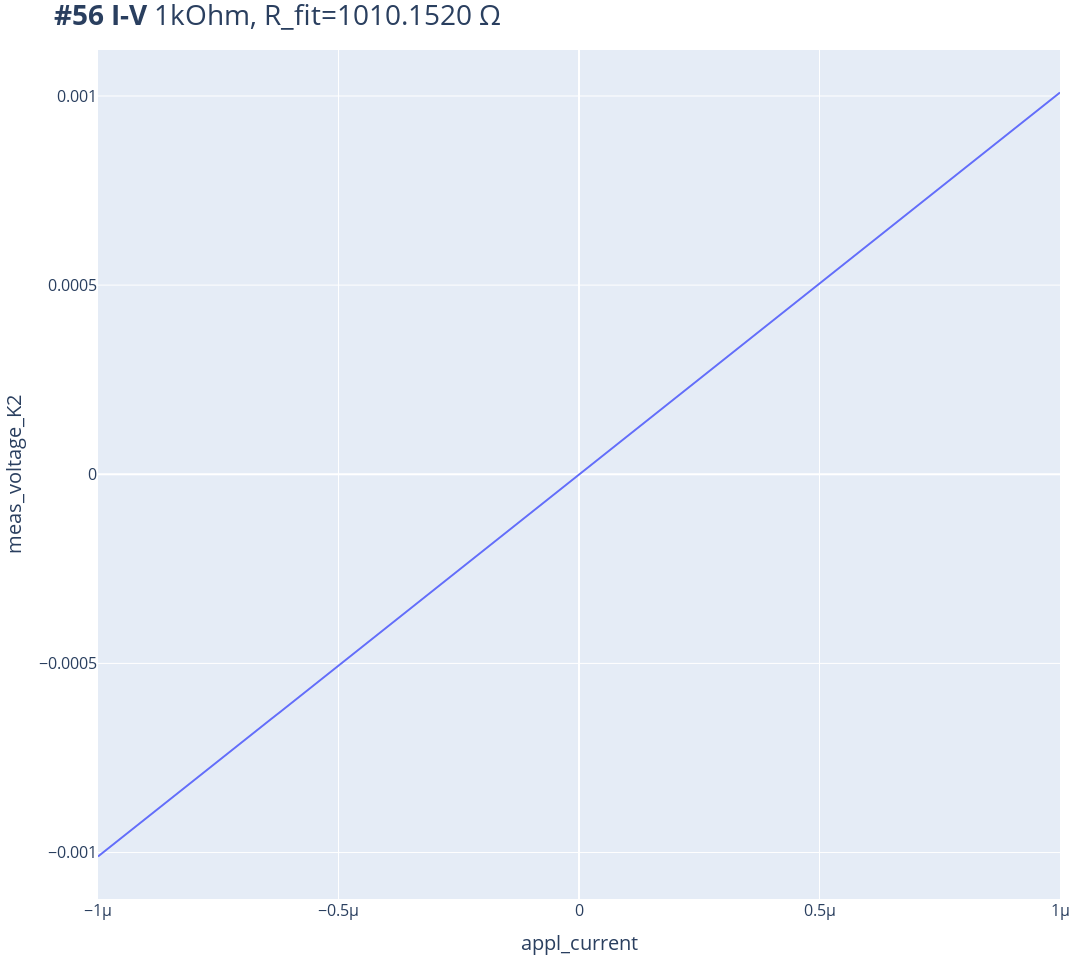
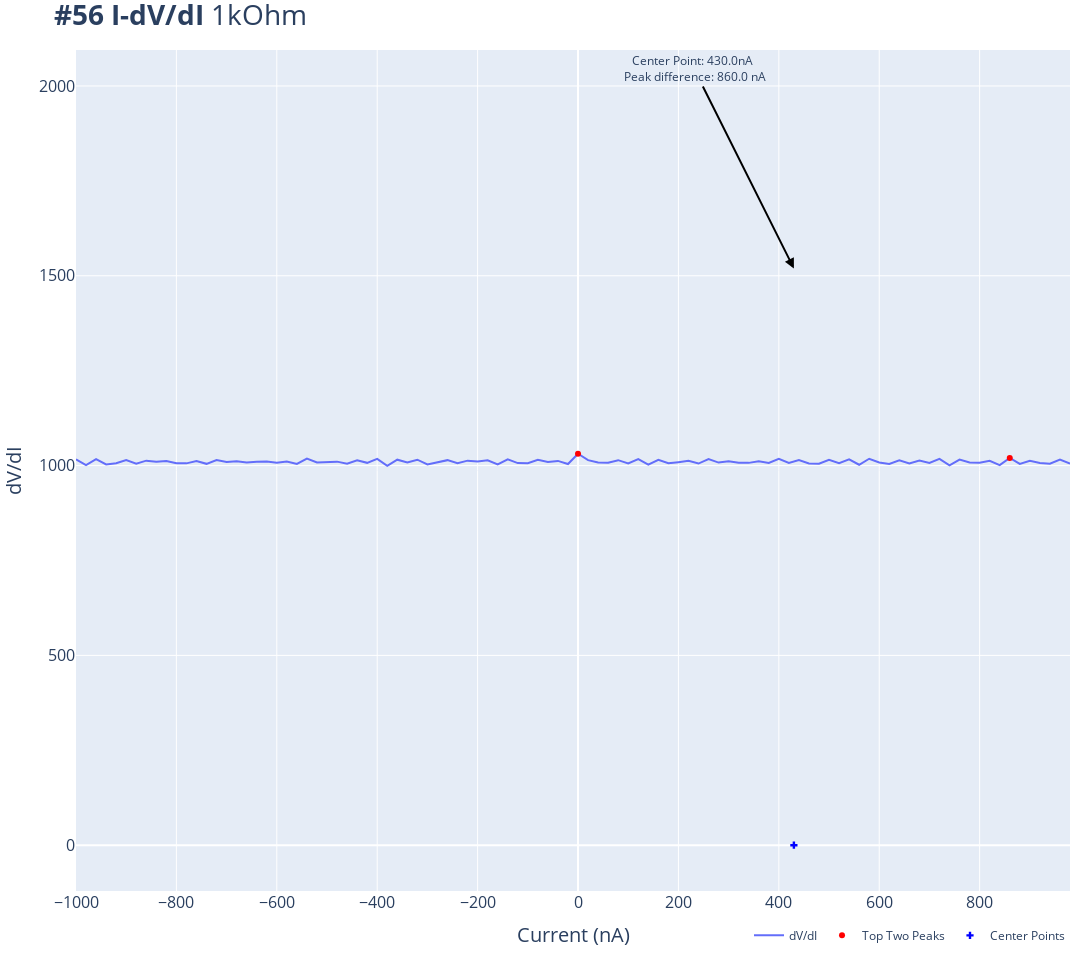

Notebook cell for these charts, in order:
### Code cell
plot_by_id(dataid)
IV(dataid)
IV_diff(dataid)
plot_IV_and_dVdI(dataid)
